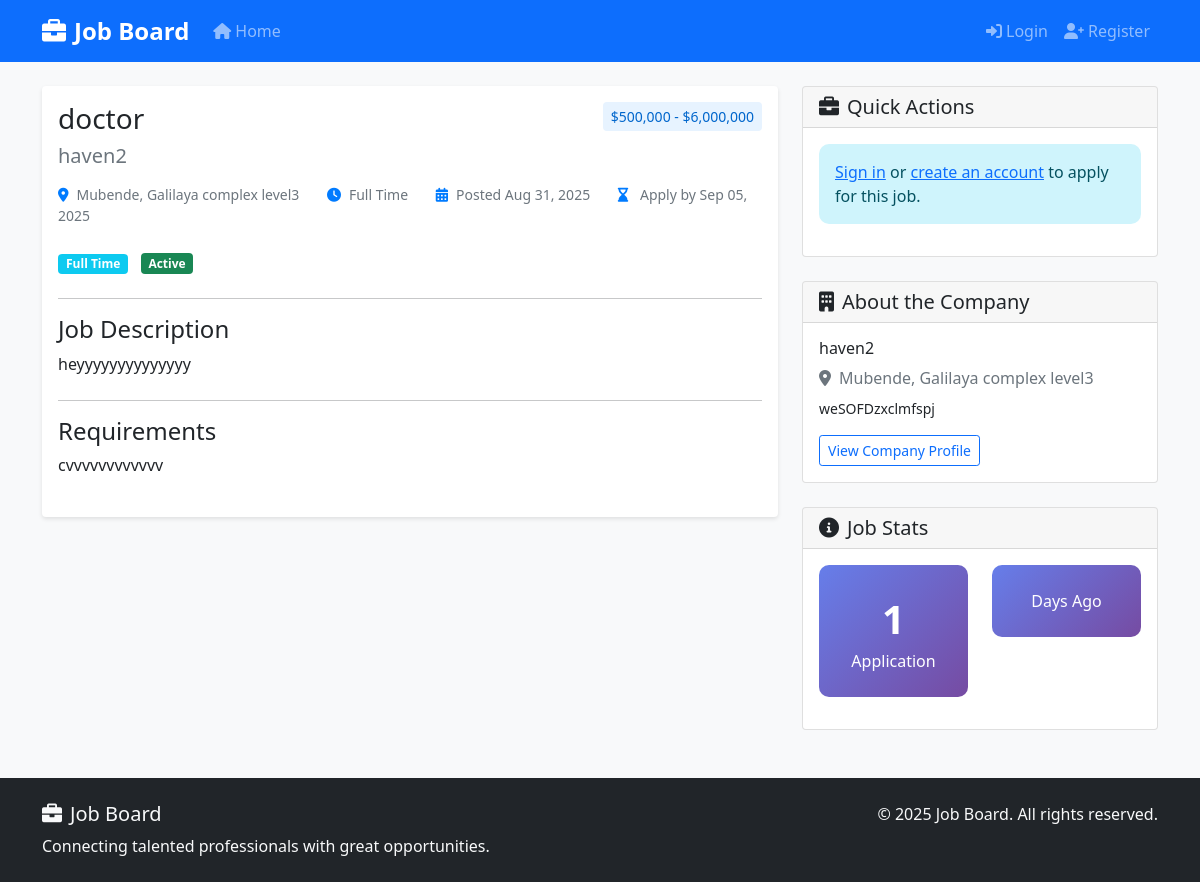
The app's page /job/2/, older data.
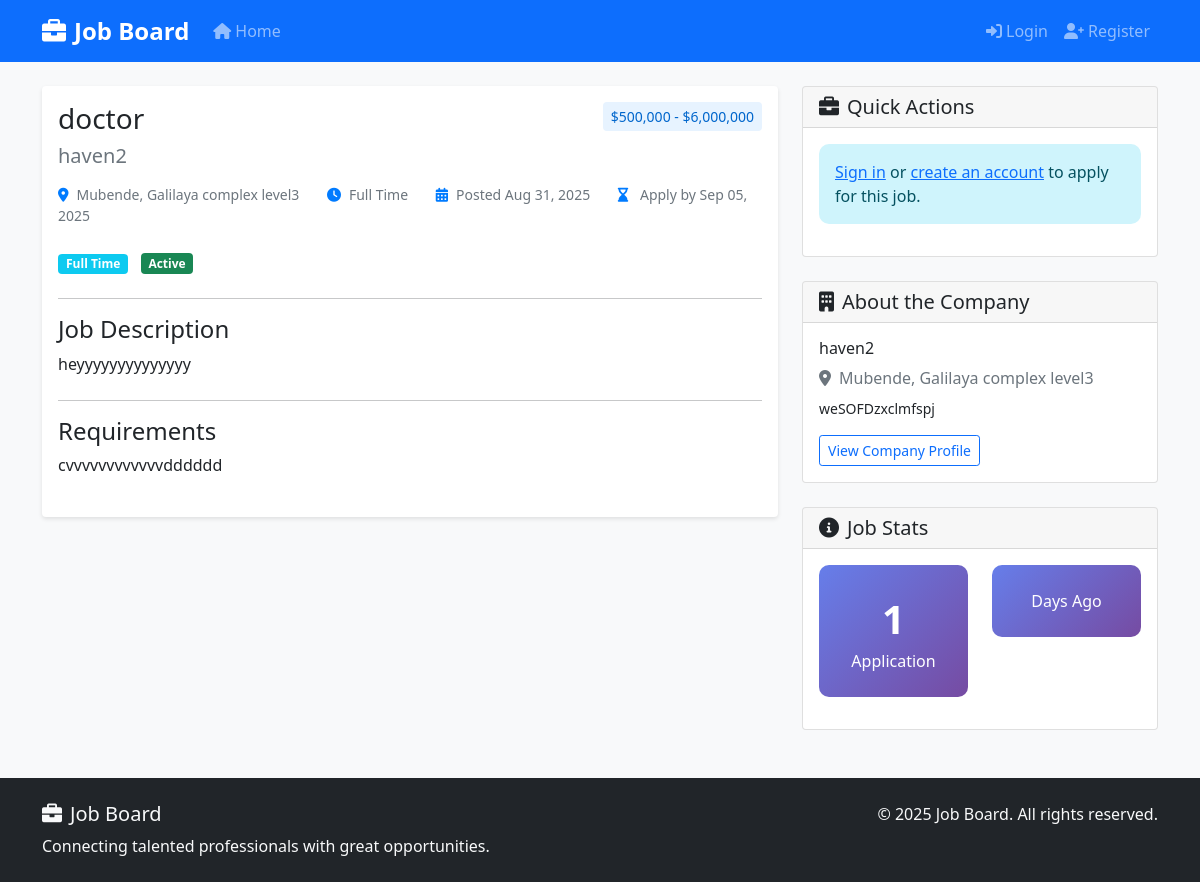
The same page, newer data.
### jobs/models.py (models this page shows, shortened)
class Job(models.Model):
    employer = models.ForeignKey(User, on_delete=models.CASCADE, related_name='jobs')
    title = models.CharField(max_length=200)
    company_name = models.CharField(max_length=200)
    description = models.TextField()
    requirements = models.TextField()
    location = models.CharField(max_length=200)
    salary_min = models.DecimalField(max_digits=10, decimal_places=2, blank=True, null=True)
    salary_max = models.DecimalField(max_digits=10, decimal_places=2, blank=True, null=True)
    job_type = models.CharField(max_length=20, choices=JOB_TYPE_CHOICES, default='full_time')
    is_active = models.BooleanField(default=True)
    created_at = models.DateTimeField(auto_now_add=True)
    updated_at = models.DateTimeField(auto_now=True)
    deadline = models.DateTimeField(blank=True, null=True)
    class Meta:
        ordering = ['-created_at']
    def get_salary_range(self):
        if self.salary_min and self.salary_max:
            return f"${self.salary_min:,.0f} - ${self.salary_max:,.0f}"
        elif self.salary_min:
            return f"From ${self.salary_min:,.0f}"
        elif self.salary_max:
            return f"Up to ${self.salary_max:,.0f}"
        return "Salary not specified"
    def is_deadline_passed(self):
        if self.deadline:
            return timezone.now() > self.deadline
        return False
    def applications_count(self):
        return self.applications.count()

### accounts/models.py (models this page shows, shortened)
class EmployerProfile(models.Model):
    user = models.OneToOneField(User, on_delete=models.CASCADE)
    company_name = models.CharField(max_length=200)
    company_description = models.TextField()
    location = models.CharField(max_length=200)
    website = models.URLField(blank=True, null=True)
    contact_email = models.EmailField()
    phone_number = models.CharField(max_length=20, blank=True, null=True)
    logo = models.ImageField(upload_to='company_logos/', blank=True, null=True)
    created_at = models.DateTimeField(auto_now_add=True)
    updated_at = models.DateTimeField(auto_now=True)

### jobs/views.py (the view)
# urls.py: path('job/<int:pk>/', views.job_detail, name='job_detail'),
def job_detail(request, pk):
    job = get_object_or_404(Job, pk=pk, is_active=True)
    user_has_applied = False
    if request.user.is_authenticated:
        user_has_applied = Application.objects.filter(
            job=job,
            applicant=request.user
        ).exists()
    context = {
        'job': job,
        'user_has_applied': user_has_applied,
    }
    return render(request, 'jobs/job_detail.html', context)

### templates/jobs/job_detail.html (shortened to what the changed rows need)
{% extends 'base.html' %}
{% block content %}
<div class="row">
    <div class="col-lg-8">
        <div class="card job-card mb-4">
            <div class="card-body">
                <div class="d-flex justify-content-between align-items-start mb-3">
                    <div>
                        <h1 class="h3 mb-2">{{ job.title }}</h1>
                        <h2 class="h5 company-name mb-0">{{ job.company_name }}</h2>
                    </div>
                    {% if job.salary_min or job.salary_max %}
                        <div class="salary-range">
                            {{ job.get_salary_range }}
                        </div>
                    {% endif %}
                </div>
                <div class="job-meta mb-4">
                    <span class="me-4">
                        <i class="fas fa-map-marker-alt"></i>{{ job.location }}
                    </span>
                    <span class="me-4">
                        <i class="fas fa-clock"></i>{{ job.get_job_type_display }}
                    </span>
                    <span class="me-4">
                        <i class="fas fa-calendar-alt"></i>Posted {{ job.created_at|date:"M d, Y" }}
                    </span>
                    {% if job.deadline %}
                        <span class="me-4 {% if job.is_deadline_passed %}text-danger{% endif %}">
                            <i class="fas fa-hourglass-end"></i>
                            {% if job.is_deadline_passed %}
                                Deadline passed ({{ job.deadline|date:"M d, Y" }})
                            {% else %}
                                Apply by {{ job.deadline|date:"M d, Y" }}
                            {% endif %}
                        </span>
                    {% endif %}
                </div>
                <div class="mb-4">
                    <span class="badge bg-info job-type-badge me-2">
                        {{ job.get_job_type_display }}
                    </span>
                    {% if job.is_active %}
                        <span class="badge bg-success">Active</span>
                    {% else %}
                        <span class="badge bg-secondary">Inactive</span>
                    {% endif %}
                </div>
                <div class="mb-4">
                    <div class="text-break">
                        {{ job.description|linebreaks }}
                    </div>
                </div>
                <div class="mb-4">
                    <div class="text-break">
                        {{ job.requirements|linebreaks }}
                    </div>
                </div>
            </div>
        </div>
    </div>
    <div class="col-lg-4">
        <div class="card mb-4">
            <div class="card-body">
                <h6>{{ job.company_name }}</h6>
                <p class="text-muted mb-2">
                    <i class="fas fa-map-marker-alt me-2"></i>{{ job.location }}
                </p>
                {% if job.employer.employerprofile %}
                    <p class="small">{{ job.employer.employerprofile.company_description|truncatewords:20 }}</p>
                    <a href="{% url 'employer_profile_detail' job.employer.employerprofile.pk %}" class="btn btn-sm btn-outline-primary">
                        View Company Profile
                    </a>
                {% endif %}
            </div>
        </div>
        <div class="card">
            <div class="card-body">
                <div class="row text-center">
                    <div class="col-6">
                        <div class="stat-card bg-primary text-white">
                            <div class="stat-number">{{ job.applications_count }}</div>
                            <div>Application{{ job.applications_count|pluralize }}</div>
                        </div>
                    </div>
                </div>
            </div>
        </div>
    </div>
</div>
{% endblock %}

Row changes from the older to the newer data that the page shows:
changed Job "doctor": requirements "cvvvvvvvvvvvv" → "cvvvvvvvvvvvvdddddd"
